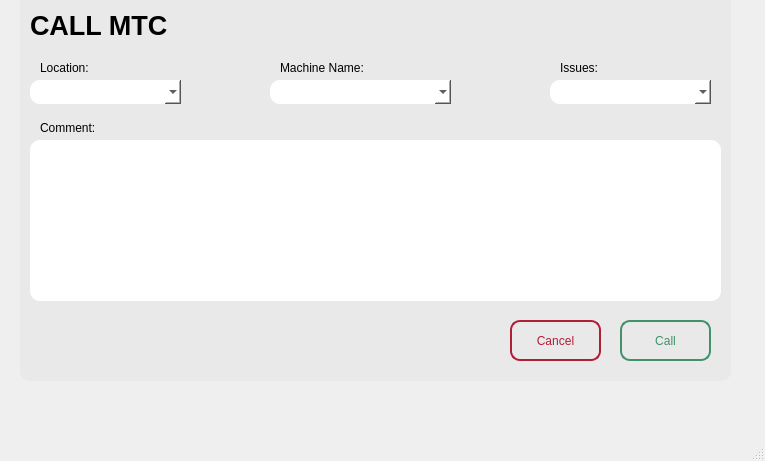
<?xml version="1.0" encoding="UTF-8"?>
<ui version="4.0">
 <class>MainWindow</class>
 <widget class="QMainWindow" name="MainWindow">
  <property name="geometry">
   <rect>
    <x>0</x>
    <y>0</y>
    <width>765</width>
    <height>461</height>
   </rect>
  </property>
  <property name="windowTitle">
   <string>MainWindow</string>
  </property>
  <widget class="QWidget" name="centralwidget">
   <widget class="QFrame" name="frame">
    <property name="geometry">
     <rect>
      <x>20</x>
      <y>-10</y>
      <width>711</width>
      <height>391</height>
     </rect>
    </property>
    <property name="styleSheet">
     <string notr="true">background-color: rgb(233, 233, 233);
border-radius:10px;</string>
    </property>
    <property name="frameShape">
     <enum>QFrame::Shape::StyledPanel</enum>
    </property>
    <property name="frameShadow">
     <enum>QFrame::Shadow::Raised</enum>
    </property>
    <widget class="QPushButton" name="okCallButton">
     <property name="geometry">
      <rect>
       <x>600</x>
       <y>330</y>
       <width>91</width>
       <height>41</height>
      </rect>
     </property>
     <property name="styleSheet">
      <string notr="true">QPushButton{
	color: #40916c;
   border : 2px solid #40916c;
   border-radius :10px;
}
QPushButton:hover{
	color: #40916c;
   border : 2px solid #40916c;
   border-radius :10px;
   background-color : #b7e4c7;
}
QPushButton:pressed{
   	color: #40916c;
   border : 2px solid #40916c;
   border-radius :10px;
   background-color : #2d6a4f;
}

</string>
     </property>
     <property name="text">
      <string>Call</string>
     </property>
    </widget>
    <widget class="QPushButton" name="cancelButton">
     <property name="geometry">
      <rect>
       <x>490</x>
       <y>330</y>
       <width>91</width>
       <height>41</height>
      </rect>
     </property>
     <property name="styleSheet">
      <string notr="true">QPushButton{
   color: #b21e35;
   border : 2px solid #b21e35;
   border-radius :10px;
}
QPushButton:hover{
   color: #b21e35;
   border : 2px solid #b21e35;
   border-radius :10px;
   background-color : #ff4d6d;
}
QPushButton:pressed{
   color: #b21e35;
   border : 2px solid #b21e35;
   border-radius :10px;
   background-color :#800f2f ;
}
</string>
     </property>
     <property name="text">
      <string>Cancel</string>
     </property>
    </widget>
    <widget class="QComboBox" name="loccomboBox">
     <property name="geometry">
      <rect>
       <x>10</x>
       <y>90</y>
       <width>151</width>
       <height>24</height>
      </rect>
     </property>
     <property name="styleSheet">
      <string notr="true">background-color: rgb(255, 255, 255);</string>
     </property>
    </widget>
    <widget class="QComboBox" name="machinecomboBox">
     <property name="geometry">
      <rect>
       <x>250</x>
       <y>90</y>
       <width>181</width>
       <height>24</height>
      </rect>
     </property>
     <property name="styleSheet">
      <string notr="true">background-color: rgb(255, 255, 255);</string>
     </property>
    </widget>
    <widget class="QComboBox" name="probcomboBox">
     <property name="geometry">
      <rect>
       <x>530</x>
       <y>90</y>
       <width>161</width>
       <height>24</height>
      </rect>
     </property>
     <property name="styleSheet">
      <string notr="true">background-color: rgb(255, 255, 255);</string>
     </property>
    </widget>
    <widget class="QLabel" name="label">
     <property name="geometry">
      <rect>
       <x>20</x>
       <y>70</y>
       <width>49</width>
       <height>16</height>
      </rect>
     </property>
     <property name="text">
      <string>Location:</string>
     </property>
    </widget>
    <widget class="QLabel" name="label_2">
     <property name="geometry">
      <rect>
       <x>260</x>
       <y>70</y>
       <width>91</width>
       <height>16</height>
      </rect>
     </property>
     <property name="text">
      <string>Machine Name:</string>
     </property>
    </widget>
    <widget class="QLabel" name="label_3">
     <property name="geometry">
      <rect>
       <x>540</x>
       <y>70</y>
       <width>91</width>
       <height>16</height>
      </rect>
     </property>
     <property name="text">
      <string>Issues:</string>
     </property>
    </widget>
    <widget class="QLabel" name="label_4">
     <property name="geometry">
      <rect>
       <x>20</x>
       <y>130</y>
       <width>61</width>
       <height>16</height>
      </rect>
     </property>
     <property name="text">
      <string>Comment:</string>
     </property>
    </widget>
    <widget class="QTextEdit" name="commentTextEdit">
     <property name="geometry">
      <rect>
       <x>10</x>
       <y>150</y>
       <width>691</width>
       <height>161</height>
      </rect>
     </property>
     <property name="styleSheet">
      <string notr="true">background-color: rgb(255, 255, 255);</string>
     </property>
    </widget>
    <widget class="QLabel" name="label_5">
     <property name="geometry">
      <rect>
       <x>10</x>
       <y>20</y>
       <width>161</width>
       <height>31</height>
      </rect>
     </property>
     <property name="font">
      <font>
       <pointsize>20</pointsize>
       <bold>true</bold>
      </font>
     </property>
     <property name="text">
      <string>CALL MTC</string>
     </property>
    </widget>
   </widget>
  </widget>
  <widget class="QMenuBar" name="menubar">
   <property name="geometry">
    <rect>
     <x>0</x>
     <y>0</y>
     <width>765</width>
     <height>33</height>
    </rect>
   </property>
  </widget>
  <widget class="QStatusBar" name="statusbar"/>
 </widget>
 <resources/>
 <connections/>
</ui>
